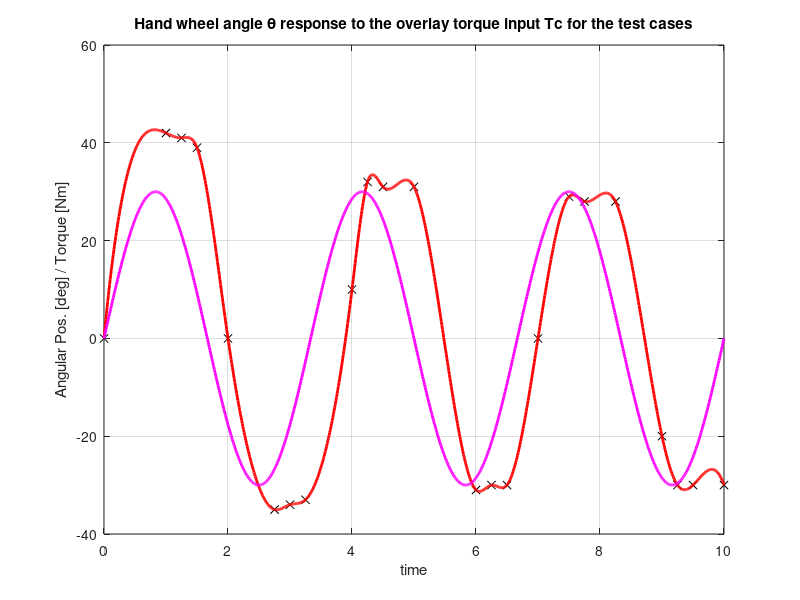

Source code (MATLAB): (Note: this script raises an error after producing the figure.)

%% Figure 4 Recreation - Create Experimental Data for RLS Param ID 
% Create Tc (pre-defined), Case1-3 curve manually (through x-y coords) 
% --------------------------------------------------------------------

% input overlay torque Tc and time info 
fc=0.3;
T_tot = 10;
delta_t = 0.01;
t=[0:delta_t:T_tot];
Tc = 30.*sin(2*pi.*fc*t);  %this is a 1x1000 array, ex. to index the last column val, do Tc(1,1001)

% output Case 1 - Hands Off - Td = 0 
x_1 = [0  1 1.25 1.5 2  2.75 3  3.25 4  4.25 4.5 5   6  6.25  6.5 7 7.5 7.75 8.25 9   9.25 9.5 10];
y_1 = [0 42 41   39  0 -35  -34 -33  10 32   31  31 -31 -30  -30  0 29  28   28  -20  -30 -30 -30];
spl_1 = spline(x_1,y_1);
theta_1 = ppval(spl_1,t);  %this is a 1x1000 array, ex. to index the last column val, do theta_1(1,1001)

% output Case 2 - Compliant Driver - Tds = 0
%x_2 = [];
%y_2 = [];
%spl_2 = spline(x_2,y_2);
%theta_2 = ppval(spl_2,t);

% output Case 1 - Hands Off - Td = 0 
%x_3 = [];
%y_3 = [];
%spl_3 = spline(x_3,y_3);
%theta_3 = ppval(spl_3,t);

% Plot the input and cases
figure(1)
plot(x_1,y_1,'x','MarkerEdgeColor','black')
hold on
plot(t,theta_1,'r-','LineWidth',2)
plot(t,Tc,'m','LineWidth',2)
hold off
grid on;
title('Hand wheel angle θ response to the overlay torque input Tc for the test cases')
xlabel('time')
ylabel('Angular Pos. [deg] / Torque [Nm]')

%% Extract X_k from the input data
% X_k = [1, θ, w, Tc] @ k-1
% There will be a X_k vect for each Case (each θ) 1-3
% θ is fed from the arrays theta_<1,2,3> from the prev section
% w = deltaθ/delta_t 
% Tc is fed from the Tc array from the prev section

w_1 = zeros(1001,1);
for ctr = 2:1:1000
    prev = ctr -1 ;
    w_1(ctr,1) = (( theta_1(1,ctr) - theta_1(1,prev) ) / delta_t );
end

X_k_1 = ones( (T_tot/delta_t)+1 , 4 );
X_k_1(:,2) = theta_1';
X_k_1(:,3) = w_1;
X_k_1(:,4) = Tc';

%% RLS Parameter Identification w/ EFRA Algorithm
% Use eqs 18-21 from Section V-B. 
% -------------------------------------------------------------------------
% curr_phi_k -- (Φk) 1x4 param vect w/ bias term & 3 terms from eq16
% phi_k_init -- set to 0 initially
% new_phi_k -- new meas of phi_k
% curr_Y_k -- lin regress model output at time step k
% new_y_k -- the new measured (output) y from the current model
% X_k -- regress vector in lin regress model -- X_k = [1, θ, w, Tc] @ k-1
% K_k -- filter gain used to tune the calc'd parameter vector (Φk)
% P_k_curr -- cov matrix for calc'ing K, has defined params α,β,γ,λ
% P_k_init -- set to arb. lrg. # init. (P_k_init = Id matrix * sigma) 
% sigma -- large # .......but idk the matrix dims yet!!
% P_k_new -- updated for every iteration of EFRA 
% -------------------------------------------------------------------------

% initial conditions
Phi_k_init = [0 0 0 0];    %given
X_k_init = [1, 0, 0, 0];   % I chose the "0"'s, but the "1" is given
model_Y_k_init = 0;        % I chose

sigma = 1000;               % I chose but it says should be >>0
%P_k_init = sigma*eye(4)   % I think cov mat should be a 4x4  
P_k_init = sigma;
% --------------------------
% EFRA algorithm description: 
% --------------------------
% 1. Start w/ Pk_init (lrg) and Φk_init (zero)
% 2. At each time step k, calc model output Yk & filt gain K_k 
% 3. This new meas of the model output is calc'd (yk), update Φk & Pk
    
% Step 1 --initialize the variables for EFRA 
Phi_k_curr = Phi_k_init;
X_k = X_k_init;
y_k_curr = model_Y_k_init;
P_k_curr = P_k_init;

% Step 2&3 --at each time step k calc new y_k & K_k, then new Phi_k & P_k
k = t/delta_t;
Phi_k_list = zeros(1001,4)
len_X_k = (T_tot/delta_t)+1;
for each = 1:1:len_X_k
    X_k_in = X_k_1(each,:)
    [y_k_new, K_k, Phi_k_new, P_k_new] = EFRA(X_k_in, P_k_curr, Phi_k_curr,y_k_curr)   
   
    y_k_curr = y_k_new; 
    Phi_k_curr = Phi_k_new;
    P_k_curr = P_k_new;

    Phi_k_list(each,:) = Phi_k_curr;

end




















